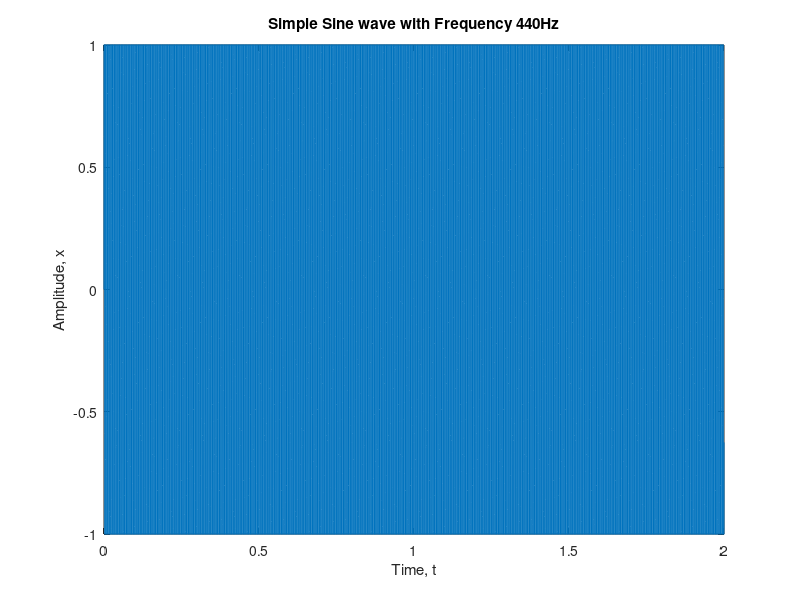

MATLAB code for this plot:
clear
close all
clc
L = 2;
fs = 11025;
Ts = 1/fs;
t  = 0:Ts:L-Ts;
w = 2*pi*220;
A = 5;
x = A * sin(w*t);
soundsc(x, fs);
plot(t,x);
xlabel('Time, t');
ylabel('Amplitude, x');
title('Simple Sine wave with Frequency 440Hz');
axis([0 2 -1 1]);